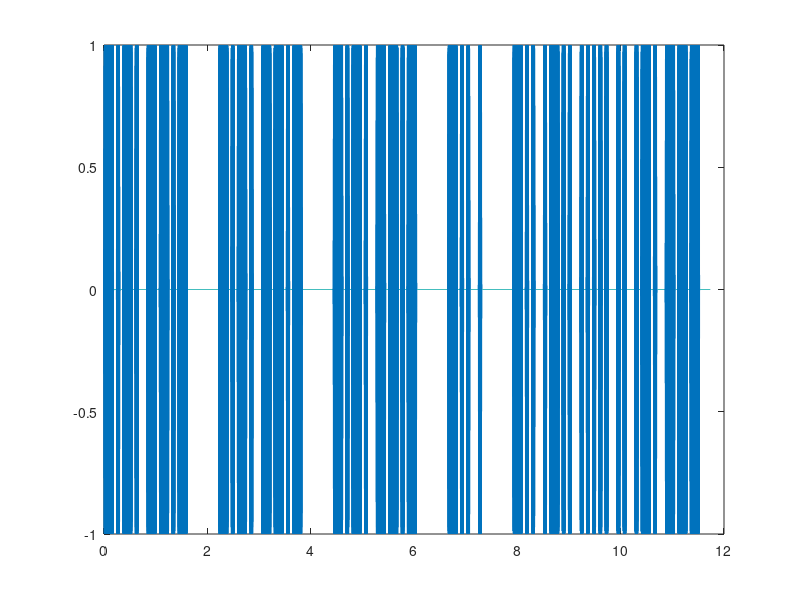

Source code (MATLAB): (Note: this script raises an error after producing the figure.)
clc
clear all

% If I had more time I would have written you a shorter code

function r=morse(str)
	r=[];
	str=toupper(str);
	morsecode=" ETIANMSURWDKGOHVF L PJBXCYZQ  54 3   2  +    16=/   ( 7   8 90            ?_    \"  .    @   '  -        ;! )     ,    :";
	for s = str
		printf("'%c': ", s);

		idx=index(morsecode, s);
		if idx == 0
			printf(" unknown char\n\n");
			continue
		end
		bits=floor(log2(idx));
		if bits == 0
			r=[r, zeros(1, 3)]; %
		else
			for i = bits-1:-1:0
				v=bitand(idx, 2^i);
				if v > 0
					r=[r, 3];
					puts("_");
				else
					r=[r, 1];
					puts(".");
				end
			end
		end
		r=[r, 0];

		printf("\n");
	end
end
code=morse("CQ CQ CQ DE DL5IRO");

Fs=8000;

ditDuration=60e-3; % 20WpM = 60ms ; 12WpM = 100ms ; ms = 1200/WpM
F=700; % use 0Hz to hear/display the hull
% also you can hear the leakage from DC without the tone
% problem is hearing starts at about 20Hz and your ears are probalby not very linear in this range
B=0; % bandwidth of noise set to 0 to disable

rampOffset=1e-2; % initial step allowed to make
% a step of 1e-2 is equal to -40dB discontinuiti
% used by at least exp & hamming window
rampTime=5e-3;
% the ramp time is the total duration of the ramp
% the ramp is centered on the transient, and extends half in both direction

if rampTime > ditDuration
    printf("Invalid arguments: rampTime (%g) > ditDuration (%g)\n", rampTime, ditDuration)
end

tRamp=(0:rampTime*Fs)/(rampTime*Fs);

function r=rampCosiNuts(t, a0, a1=0, a2=0, a3=0, a4=0)
	r = a0 * cos(0*pi*t) - a1 * cos(1*pi*t) + a2 * cos(2*pi*t) - a3 * cos(3*pi*t) + a4 * cos(4*pi*t);
end

rampLinear=tRamp;
rampExp=exp((tRamp-1)*log(1/rampOffset));

% https://en.wikipedia.org/wiki/Window_function
rampRect=rampCosiNuts(tRamp, 1);
rampHann=rampCosiNuts(tRamp, 0.5, 0.5);
rampHamm=rampCosiNuts(tRamp, 0.5*(1+rampOffset), 0.5*(1-rampOffset));
rampBlack=rampCosiNuts(tRamp, 7938/18608, 9240/18608, 1430/18608);
rampNut =rampCosiNuts(tRamp, 0.355768, 0.487396, 0.144232, 0.012604);
rampBlackNut=rampCosiNuts(tRamp, 0.3635819, 0.4891775, 0.1365995, 0.0106411);
rampFlatTop=rampCosiNuts(tRamp, 0.21557895, 0.41663158, 0.277263158, 0.083578947, 0.006947368);

ramp=rampHann;

ditSamples=round(Fs*ditDuration);
Z=zeros(1,(ditSamples - length(ramp)));
R=ramp;
o=ones(1, ditSamples - length(ramp));
O=ones(1, ditSamples*3 - length(ramp));
r=flip(ramp);

DIT=[R, o, r, Z];
DAH=[R, O, r, Z];

A=[];

for s = code
	v=0;
	switch (s)
		case 0
			v=[Z, Z];
		case 1
			v=DIT;
		case 3
			v=DAH;
		otherwise
			printf("EXPLOSION");
			exit
	end
	A=[A, v];
end

A=[A, zeros(1, Fs/25)]; % Octave closes audio device too early, prevent audible click
t=(1:length(A))/Fs;
v=A.*cos(t*2*pi*F);

if B > 0
	pkg load signal

	f1=2*(F-B/2)/Fs;
	f2=2*(F+B/2)/Fs;

	f=fir2(round(50*Fs/F), [0, f1, f1, f2, f2, 1], [0,0,1,1,0,0], 1024*64, 1);
	freqz(f);
	noise=log(Fs)*rand(1,length(A)); % needs to be scaled with Fs, also make sure it's AWGN
	v=filter(f,1,v + noise);
end

plot(t,v)

player=audioplayer(v *0.1, Fs);
playblocking(player);


